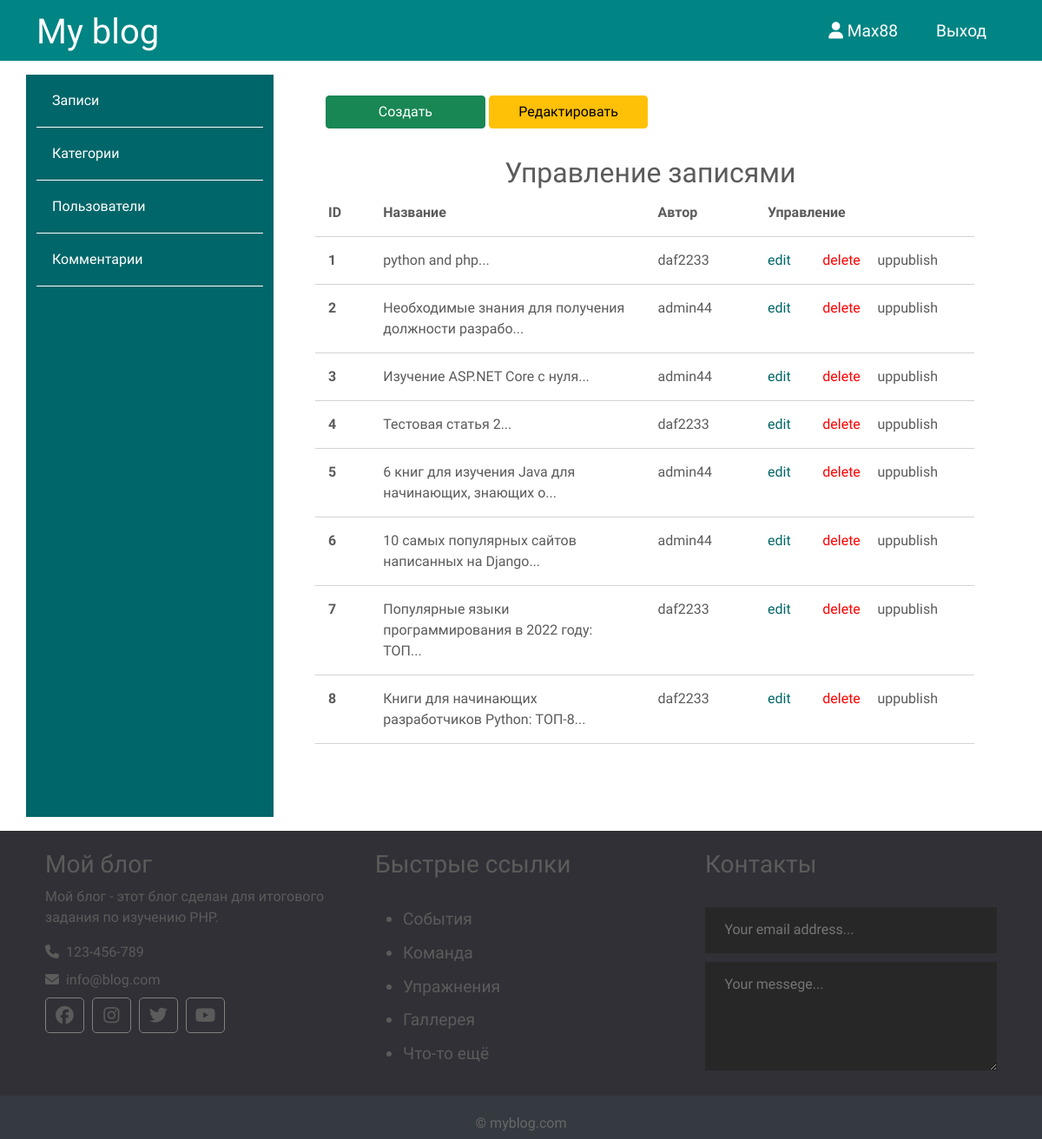
Page /admin/posts/index.php (signed in) on the committed database.
### tables this page shows
CREATE TABLE `posts` (
  `id` int(12) NOT NULL,
  `id_user` int(12) NOT NULL,
  `title` varchar(255) NOT NULL,
  `img` varchar(255) NOT NULL,
  `content` text NOT NULL,
  `status` tinyint(4) NOT NULL,
  `id_topic` int(12) DEFAULT NULL,
  `created_date` datetime NOT NULL DEFAULT CURRENT_TIMESTAMP
);

CREATE TABLE `users` (
  `id` int(12) NOT NULL,
  `admin` tinyint(4) NOT NULL,
  `username` varchar(255) NOT NULL,
  `email` varchar(255) NOT NULL,
  `password` varchar(255) NOT NULL,
  `created` timestamp NOT NULL DEFAULT CURRENT_TIMESTAMP
);

### app/database/db.php (called while the page is built, shortened)
<?php
require('connect.php');
function dbCheckError($query){
    $errinfo = $query->errorinfo();
    return true;
}
function selectAllFromPostsWithUsers($table1, $table2){
    global $pdo;
    $sql = "
    SELECT
    t1.id,
    t1.title,
    t1.img,
    t1.content,
    t1.status,
    t1.id_topic,
    t1.created_date,
    t2.username
    FROM $table1 AS t1 JOIN $table2 AS t2 ON t1.id_user = t2.id";
    $query =  $pdo->prepare($sql);
    $query->execute();
    return $query->fetchAll();
}

### app/controllers/posts.php (called while the page is built, shortened)
<?php
include SITE_ROOT . "/app/database/db.php";
$postsAdm = selectAllFromPostsWithUsers('posts', 'users');

### admin/posts/index.php (the view, shortened to what this page needs)
<?php
      include "../../app/controllers/posts.php";
?>
<!doctype html>
<html lang="en">
  <head>
    <link href="https://cdn.jsdelivr.net/npm/bootstrap@5.0.2/dist/css/bootstrap.min.css" rel="stylesheet">
    <link rel="stylesheet" href="/css/awesome/css/all.css" />
    <link rel="stylesheet" href = "../../assets/css/admin.css">
  </head>
  <body>
  <?php include("../../app/include/header-admin.php"); ?>
  <div class="container">
  <?php include ("../../app/include/sidebar-admin.php"); ?>
      <div class="posts col-9">
        <div class="button-row">
          <a href="<?php echo BASE_URL . "admin/posts/create.php"; ?>" class="col-3 btn btn-success">Создать</a>
          <a href="<?php echo BASE_URL . "admin/posts/index.php"; ?>" class="col-3 btn btn-warning">Редактировать</a>
        </div>
        <div class="row title-table">
          <h2>Управление записями</h2>
          <div class="col-1">ID</div>
          <div class="col-5">Название</div>
          <div class="col-2">Автор</div>
          <div class="col-4">Управление</div>
        </div>
        <?php foreach ($postsAdm as $key => $post): ?>
        <div class="row post">
          <div class="id col-1"><?=$key +1; ?></div>
          <div class="title col-5"><?=mb_substr($post['title'], 0, 50, 'UTF-8') . '...' ?></div>
          <div class="admin col-2"><?=$post['username']; ?></div>
          <div class="red col-1"><a href="edit.php?id=<?= $post['id'];?>">edit</a></div>
          <div class="dell col-1"><a href="edit.php?delete_id=<?= $post['id'];?>">delete</a></div>
          <?php if($post['status']): ?>
            <div class="status col-2"><a href="edit.php?publish=0&pub_id=<?= $post['id'];?>">uppublish</a></div>
          <?php else:?>
            <div class="status col-2"><a href="edit.php?publish=1&pub_id=<?= $post['id'];?>">publish</a></div>
          <?php endif; ?>
        </div>
        <?php endforeach; ?>
      </div>
    </div>
  </div>
    <?php include("../../app/include/footer.php"); ?>
  </body>
</html>

### assets/css/admin.css (style rules this page uses)
* { font-family: 'Comfortaa', cursive; color:#5c5b5b; }
html, h1, h2, h3, h4, h5, h6 { color:#5c5b5b; }
body { color: #f6f6f6; }
a { text-decoration: none; color: inherit; }
.posts { height: 100%; padding: 40px 60px 100px; overflow-y: scroll; }
.posts h2 { text-align: center; margin: 2rem 0 0 0.4rem; }
.posts .title-table div { padding: 15px; text-align: left; border-bottom: 1px solid #d3d3d3; font-weight: 700; }
.posts .post div { padding: 15px; text-align: left; border-bottom: 1px solid #d3d3d3; }
.posts .post .red { color: #006669; }
.posts .post .dell { color: red; }
.posts .post .id { font-weight: bold; }

### rows in the picture
posts: title "python and php", id_user.username "daf2233"
posts: title "Необходимые знания для получения должности разрабо", id_user.username "admin44"
posts: title "Изучение ASP.NET Core с нуля", id_user.username "admin44"
posts: title "Тестовая статья 2", id_user.username "daf2233"
posts: title "6 книг для изучения Java для начинающих, знающих о", id_user.username "admin44"
posts: title "10 самых популярных сайтов написанных на Django", id_user.username "admin44"
posts: title "Популярные языки программирования в 2022 году: ТОП", id_user.username "daf2233"
posts: title "Книги для начинающих разработчиков Python: ТОП-8", id_user.username "daf2233"

### other values in the picture
$_SESSION['login'] "Max88"
